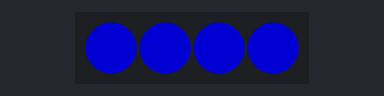
This program was run on a simulated BBC micro:bit (MakeCode). Parts: 4 RGB LEDs in strip order, left to right. Dim RGB values are drawn brighter than linear.

Above: at 0.15 s.
At 5.87 s:
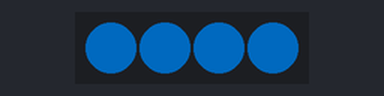
At 10.08 s:
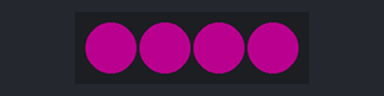
At 20.32 s:
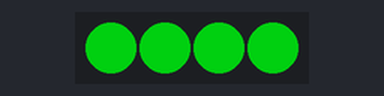
At 29.66 s:
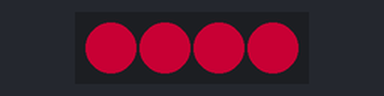
At 39.6 s:
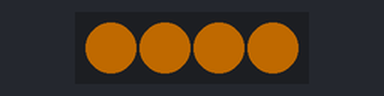
Timing chart, 0 to 40.0 s (numbered marks = the images above):
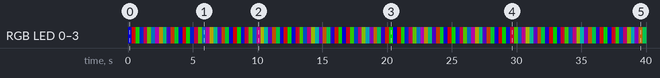

The program:

main.ts
```typescript
let BLUE = 0
let GREEN = 0
let RED = 0
let item = neopixel.create(DigitalPin.P15, 4, NeoPixelMode.RGB)
basic.forever(function () {
    RED = 0
    GREEN = 0
    BLUE = 255
    for (let index = 0; index < 255; index++) {
        RED += 1
        BLUE += -1
        item.showColor(neopixel.rgb(RED, GREEN, BLUE))
        basic.pause(1)
    }
    for (let index = 0; index < 255; index++) {
        GREEN += 1
        RED += -1
        item.showColor(neopixel.rgb(RED, GREEN, BLUE))
        basic.pause(1)
    }
    for (let index = 0; index < 255; index++) {
        BLUE += 1
        GREEN += -1
        item.showColor(neopixel.rgb(RED, GREEN, BLUE))
        basic.pause(1)
    }
})
```

test.ts
```typescript
// tu są testy; nie będzie to kompilowane, gdy ten pakiet będzie używany jako rozszerzenie.
```

Measured:
- by itself, RGB LED 0–3: off → RGB(0, 0, 127) at 0.00 s, → RGB(121, 0, 6) 0.30 s later, → RGB(13, 114, 0) 0.30 s later, → RGB(0, 20, 107) 0.30 s later, … (133 changes in this stretch)
